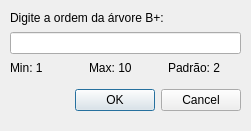
<?xml version="1.0" encoding="UTF-8"?>
<ui version="4.0">
 <class>QDialogArvoreBPlus</class>
 <widget class="QDialog" name="QDialogArvoreBPlus">
  <property name="geometry">
   <rect>
    <x>0</x>
    <y>0</y>
    <width>251</width>
    <height>131</height>
   </rect>
  </property>
  <property name="windowTitle">
   <string>Dialog</string>
  </property>
  <widget class="QDialogButtonBox" name="buttonBox">
   <property name="geometry">
    <rect>
     <x>20</x>
     <y>80</y>
     <width>221</width>
     <height>41</height>
    </rect>
   </property>
   <property name="orientation">
    <enum>Qt::Horizontal</enum>
   </property>
   <property name="standardButtons">
    <set>QDialogButtonBox::Cancel|QDialogButtonBox::Ok</set>
   </property>
  </widget>
  <widget class="QWidget" name="verticalLayoutWidget">
   <property name="geometry">
    <rect>
     <x>10</x>
     <y>10</y>
     <width>231</width>
     <height>65</height>
    </rect>
   </property>
   <layout class="QVBoxLayout" name="verticalLayout">
    <item>
     <widget class="QLabel" name="label">
      <property name="text">
       <string>Digite a ordem da árvore B+:</string>
      </property>
     </widget>
    </item>
    <item>
     <widget class="QLineEdit" name="lineEdit">
      <property name="maxLength">
       <number>2</number>
      </property>
     </widget>
    </item>
    <item>
     <layout class="QHBoxLayout" name="horizontalLayout">
      <item>
       <widget class="QLabel" name="label_2">
        <property name="text">
         <string>Min: 1</string>
        </property>
       </widget>
      </item>
      <item>
       <widget class="QLabel" name="label_3">
        <property name="text">
         <string>Max: 10</string>
        </property>
       </widget>
      </item>
      <item>
       <widget class="QLabel" name="padraolabel">
        <property name="text">
         <string>Padrão: 2</string>
        </property>
       </widget>
      </item>
     </layout>
    </item>
   </layout>
  </widget>
 </widget>
 <resources/>
 <connections>
  <connection>
   <sender>buttonBox</sender>
   <signal>accepted()</signal>
   <receiver>QDialogArvoreBPlus</receiver>
   <slot>accept()</slot>
   <hints>
    <hint type="sourcelabel">
     <x>248</x>
     <y>254</y>
    </hint>
    <hint type="destinationlabel">
     <x>157</x>
     <y>274</y>
    </hint>
   </hints>
  </connection>
  <connection>
   <sender>buttonBox</sender>
   <signal>rejected()</signal>
   <receiver>QDialogArvoreBPlus</receiver>
   <slot>reject()</slot>
   <hints>
    <hint type="sourcelabel">
     <x>316</x>
     <y>260</y>
    </hint>
    <hint type="destinationlabel">
     <x>286</x>
     <y>274</y>
    </hint>
   </hints>
  </connection>
 </connections>
</ui>
